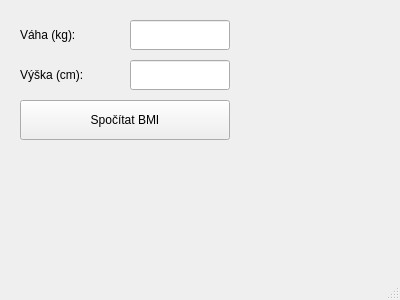
<?xml version="1.0" encoding="UTF-8"?>
<ui version="4.0">
 <class>MainWindow</class>
 <widget class="QMainWindow" name="MainWindow">
  <property name="geometry">
   <rect>
    <x>0</x>
    <y>0</y>
    <width>400</width>
    <height>300</height>
   </rect>
  </property>
  <property name="windowTitle">
   <string>BMI Kalkulačka</string>
  </property>
  <widget class="QWidget" name="centralwidget">
   <widget class="QLabel" name="label_weight">
    <property name="geometry">
     <rect>
      <x>20</x>
      <y>20</y>
      <width>100</width>
      <height>30</height>
     </rect>
    </property>
    <property name="text">
     <string>Váha (kg):</string>
    </property>
   </widget>
   <widget class="QLineEdit" name="input_weight">
    <property name="geometry">
     <rect>
      <x>130</x>
      <y>20</y>
      <width>100</width>
      <height>30</height>
     </rect>
    </property>
   </widget>
   <widget class="QLabel" name="label_height">
    <property name="geometry">
     <rect>
      <x>20</x>
      <y>60</y>
      <width>100</width>
      <height>30</height>
     </rect>
    </property>
    <property name="text">
     <string>Výška (cm):</string>
    </property>
   </widget>
   <widget class="QLineEdit" name="input_height">
    <property name="geometry">
     <rect>
      <x>130</x>
      <y>60</y>
      <width>100</width>
      <height>30</height>
     </rect>
    </property>
   </widget>
   <widget class="QPushButton" name="button_calc">
    <property name="geometry">
     <rect>
      <x>20</x>
      <y>100</y>
      <width>210</width>
      <height>40</height>
     </rect>
    </property>
    <property name="text">
     <string>Spočítat BMI</string>
    </property>
   </widget>
   <widget class="QLabel" name="label_result">
    <property name="geometry">
     <rect>
      <x>20</x>
      <y>160</y>
      <width>300</width>
      <height>30</height>
     </rect>
    </property>
    <property name="text">
     <string/>
    </property>
   </widget>
  </widget>
  <widget class="QMenuBar" name="menubar">
   <property name="geometry">
    <rect>
     <x>0</x>
     <y>0</y>
     <width>400</width>
     <height>22</height>
    </rect>
   </property>
  </widget>
  <widget class="QStatusBar" name="statusbar"/>
 </widget>
 <resources/>
 <connections/>
</ui>
